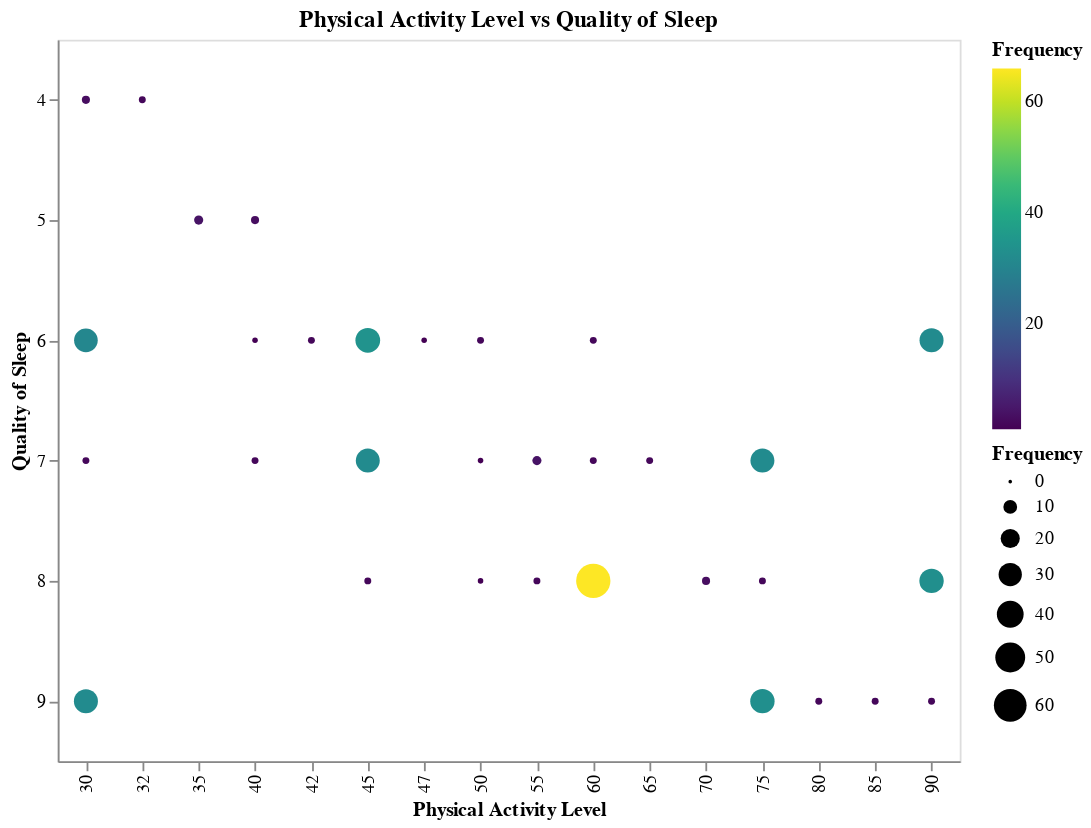

Write notebook code for a chart like this one.
### Code cell
chart = alt.Chart(df).mark_circle(size=100).encode(
    alt.X('Physical Activity Level:O', title='Physical Activity Level'),
    alt.Y('Quality of Sleep:O', title='Quality of Sleep'),
    alt.Size('count():Q', title='Frequency'),
    alt.Color('count():Q', title='Frequency', scale=alt.Scale(scheme='viridis')),
    tooltip=("Quality of Sleep", "Physical Activity Level" ,"count()")
).properties(
    title='Physical Activity Level vs Quality of Sleep',
    width=500,
    height=400
)

chart

### Figure 1 — Vega-Lite specification as saved in the notebook (floating-point values rounded to 4 significant figures; data arrays with more than 128 entries replaced by an {"elided": "..."} marker saying what was removed)
{"config": {"view": {"continuousWidth": 300, "continuousHeight": 300}}, "data": {"name": "data-0a8151ac912dbc8299ee2d748a0b855a"}, "mark": {"type": "circle", "size": 100}, "encoding": {"color": {"aggregate": "count", "scale": {"scheme": "viridis"}, "title": "Frequency", "type": "quantitative"}, "size": {"aggregate": "count", "title": "Frequency", "type": "quantitative"}, "tooltip": [{"field": "Quality of Sleep", "type": "quantitative"}, {"field": "Physical Activity Level", "type": "quantitative"}, {"aggregate": "count", "type": "quantitative"}], "x": {"field": "Physical Activity Level", "title": "Physical Activity Level", "type": "ordinal"}, "y": {"field": "Quality of Sleep", "title": "Quality of Sleep", "type": "ordinal"}}, "height": 400, "title": "Physical Activity Level vs Quality of Sleep", "width": 500, "$schema": "https://vega.github.io/schema/vega-lite/v5.8.0.json", "datasets": {"data-0a8151ac912dbc8299ee2d748a0b855a": {"elided": "374 records"}}}
